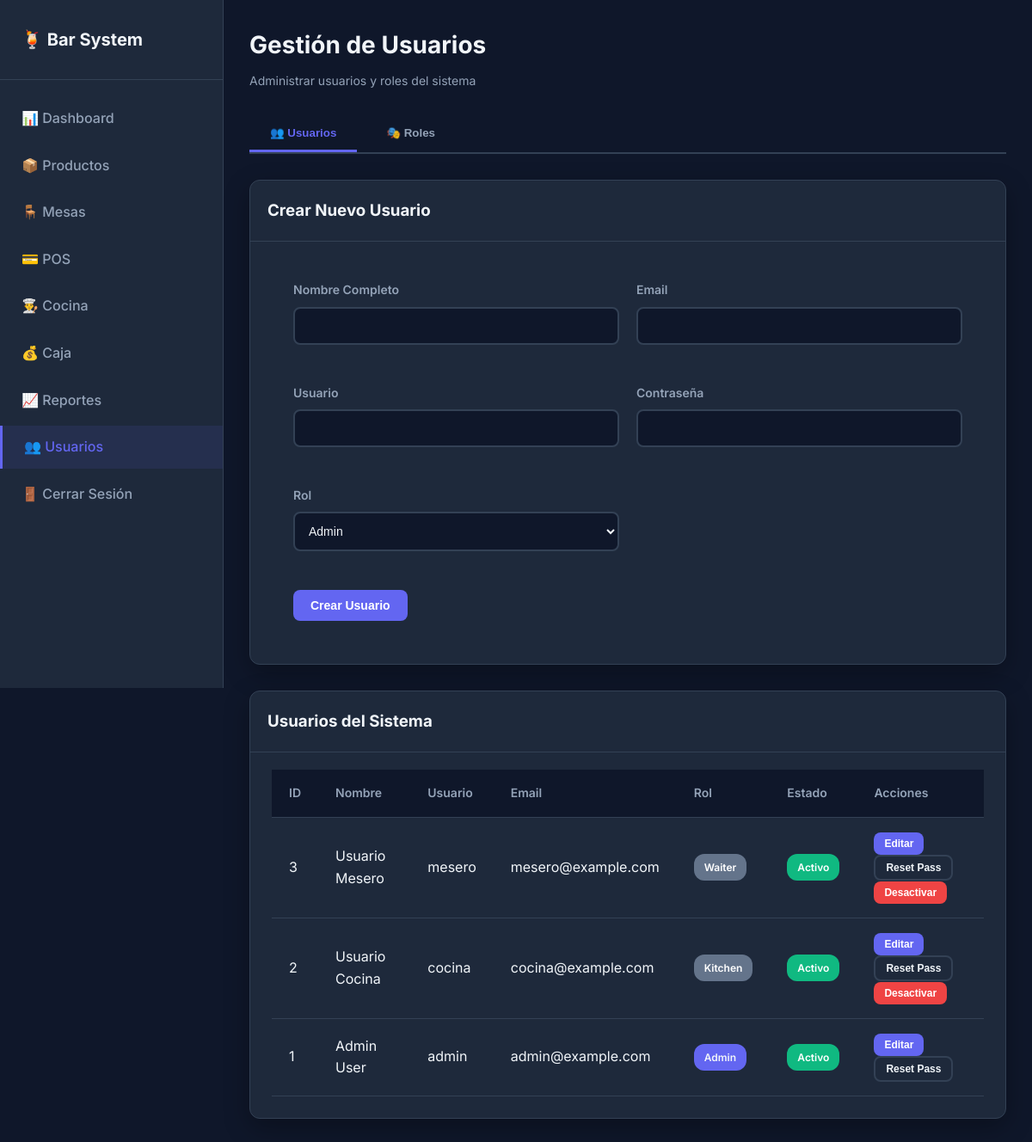
/users.php (signed in), run on the app's committed database.
### tables this page shows
CREATE TABLE IF NOT EXISTS users (
  id INT AUTO_INCREMENT PRIMARY KEY,
  name VARCHAR(100) NOT NULL,
  email VARCHAR(100) NOT NULL UNIQUE,
  username VARCHAR(50) NOT NULL UNIQUE,
  password VARCHAR(255) NOT NULL,
  role_id INT NOT NULL,
  status ENUM('active','inactive') DEFAULT 'active',
  created_at TIMESTAMP DEFAULT CURRENT_TIMESTAMP,
  FOREIGN KEY (role_id) REFERENCES roles(id) ON DELETE RESTRICT ON UPDATE CASCADE
);

CREATE TABLE IF NOT EXISTS roles (
  id INT AUTO_INCREMENT PRIMARY KEY,
  name VARCHAR(50) NOT NULL UNIQUE
);

### users.php (the view, shortened to what this page needs)
<?php
require_once __DIR__ . '/config/db.php';
$stmt = $pdo->query('
    SELECT u.*, r.name as role_name
    FROM users u
    JOIN roles r ON u.role_id = r.id
    ORDER BY u.id DESC
');
$users = $stmt->fetchAll();
$roles = $pdo->query('SELECT * FROM roles ORDER BY name')->fetchAll();
?>
<?php include __DIR__ . '/includes/header.php'; ?>
<div class="dashboard-wrapper">
    <aside class="sidebar">
        <div class="sidebar-header">
            <h2>🍹 Bar System</h2>
        </div>
        <ul class="sidebar-menu">
            <li><a href="dashboard.php">📊 Dashboard</a></li>
            <li><a href="products.php">📦 Productos</a></li>
            <li><a href="tables.php">🪑 Mesas</a></li>
            <li><a href="pos.php">💳 POS</a></li>
            <li><a href="kitchen.php">👨‍🍳 Cocina</a></li>
            <li><a href="cash_register.php">💰 Caja</a></li>
            <li><a href="reports.php">📈 Reportes</a></li>
            <li><a href="users.php" class="active">👥 Usuarios</a></li>
            <li><a href="logout.php">🚪 Cerrar Sesión</a></li>
        </ul>
    </aside>
    <main class="main-content">
        <div class="page-header">
            <h1>Gestión de Usuarios</h1>
            <p>Administrar usuarios y roles del sistema</p>
        </div>
        <div class="tabs-nav">
            <button class="tab-btn <?= !isset($_GET['tab']) || $_GET['tab'] == 'users' ? 'active' : '' ?>" onclick="switchTab('users')">👥 Usuarios</button>
            <button class="tab-btn <?= isset($_GET['tab']) && $_GET['tab'] == 'roles' ? 'active' : '' ?>" onclick="switchTab('roles')">🎭 Roles</button>
        </div>
        <div id="users-tab" class="tab-content <?= !isset($_GET['tab']) || $_GET['tab'] == 'users' ? 'active' : '' ?>">
        <div class="card mb-30">
            <div class="card-header">
                <h3>Crear Nuevo Usuario</h3>
            </div>
            <form method="POST" style="padding: 25px;">
                <div class="form-grid">
                    <div class="form-group">
                        <label>Nombre Completo</label>
                        <input type="text" name="name" class="form-control" required>
                    </div>
                    <div class="form-group">
                        <label>Email</label>
                        <input type="email" name="email" class="form-control" required>
                    </div>
                    <div class="form-group">
                        <label>Usuario</label>
                        <input type="text" name="username" class="form-control" required>
                    </div>
                    <div class="form-group">
                        <label>Contraseña</label>
                        <input type="password" name="password" class="form-control" required>
                    </div>
                    <div class="form-group">
                        <label>Rol</label>
                        <select name="role_id" class="form-control" required>
                            <?php foreach ($roles as $role): ?>
                                <option value="<?= $role['id'] ?>"><?= htmlspecialchars($role['name']) ?></option>
                            <?php endforeach; ?>
                        </select>
                    </div>
                </div>
                <button type="submit" class="btn btn-primary">Crear Usuario</button>
            </form>
        </div>
        <div class="card">
            <div class="card-header">
                <h3>Usuarios del Sistema</h3>
            </div>
            <div class="table-responsive">
                <table class="table">
                    <thead>
                        <tr>
                            <th>ID</th>
                            <th>Nombre</th>
                            <th>Usuario</th>
                            <th>Email</th>
                            <th>Rol</th>
                            <th>Estado</th>
                            <th>Acciones</th>
                        </tr>
                    </thead>
                    <tbody>
                        <?php foreach ($users as $user): ?>
                            <tr>
                                <td><?= $user['id'] ?></td>
                                <td><?= htmlspecialchars($user['name']) ?></td>
                                <td><?= htmlspecialchars($user['username']) ?></td>
                                <td><?= htmlspecialchars($user['email']) ?></td>
                                <td>
                                    <span class="badge badge-<?= $user['role_id'] == 1 ? 'primary' : 'secondary' ?>">
                                        <?= htmlspecialchars($user['role_name']) ?>
                                    </span>
                                </td>
                                <td>
                                    <span class="badge badge-<?= $user['status'] == 'active' ? 'success' : 'danger' ?>">
                                        <?= $user['status'] == 'active' ? 'Activo' : 'Inactivo' ?>
                                    </span>
                                </td>
                                <td>
                                    <button class="btn btn-sm btn-primary" onclick="editUser(<?= htmlspecialchars(json_encode($user)) ?>)">
                                        Editar
                                    </button>
                                    <button class="btn btn-sm btn-secondary" onclick="resetPassword(<?= $user['id'] ?>, '<?= htmlspecialchars($user['username']) ?>')">
                                        Reset Pass
                                    </button>
                                    <?php if ($user['id'] != $_SESSION['user_id']): ?>
                                        <button class="btn btn-sm btn-danger" onclick="deactivateUser(<?= $user['id'] ?>, '<?= htmlspecialchars($user['username']) ?>')">
                                            Desactivar
                                        </button>
                                    <?php endif; ?>
                                </td>
                            </tr>
                        <?php endforeach; ?>
                    </tbody>
                </table>
            </div>
        </div>
        </div>
    </main>
</div>
<?php include __DIR__ . '/includes/footer.php'; ?>

### assets/css/style.css (style rules this page uses)
:root { --primary: #6366f1; --primary-dark: #4f46e5; --secondary: #ec4899; --accent: #f59e0b; --success: #10b981; --danger: #ef4444; --bg-primary: #0f172a; --bg-secondary: #1e293b; --bg-card: #1e293b; --text-primary: #f1f5f9; --text-secondary: #94a3b8; --border-color: #334155; --shadow: 0 10px 30px rgba(0, 0, 0, 0.3); }
* { margin: 0; padding: 0; box-sizing: border-box; }
body { font-family: 'Inter', -apple-system, BlinkMacSystemFont, 'Segoe UI', sans-serif; background: var(--bg-primary); color: var(--text-primary); line-height: 1.6; overflow-x: hidden; }
.form-group { margin-bottom: 25px; }
.form-group label { display: block; color: #334155; font-weight: 600; margin-bottom: 8px; font-size: 14px; }
.dashboard-wrapper { display: flex; min-height: 100vh; }
.sidebar { width: 260px; background: var(--bg-secondary); border-right: 1px solid var(--border-color); padding: 30px 0; position: fixed; height: 100vh; overflow-y: auto; }
.sidebar-header { padding: 0 25px 30px; border-bottom: 1px solid var(--border-color); }
.sidebar-header h2 { color: var(--text-primary); font-size: 20px; font-weight: 700; }
.sidebar-menu { list-style: none; padding: 20px 0; }
.sidebar-menu li { margin-bottom: 5px; }
.sidebar-menu a { display: flex; align-items: center; padding: 12px 25px; color: var(--text-secondary); text-decoration: none; transition: all 0.3s ease; font-weight: 500; }
.sidebar-menu a.active { background: rgba(99, 102, 241, 0.1); color: var(--primary); border-left: 3px solid var(--primary); }
.main-content { flex: 1; margin-left: 260px; padding: 30px; background: var(--bg-primary); }
.page-header { margin-bottom: 30px; }
.page-header h1 { font-size: 28px; color: var(--text-primary); margin-bottom: 8px; }
.page-header p { color: var(--text-secondary); font-size: 14px; }
.card { background: var(--bg-card); border-radius: 12px; padding: 25px; box-shadow: var(--shadow); border: 1px solid var(--border-color); margin-bottom: 25px; }
.card-header { padding: 20px; border-bottom: 1px solid var(--border-color); margin: -25px -25px 20px -25px; border-radius: 12px 12px 0 0; }
.card-header h3 { margin: 0; color: var(--text-primary); }
.btn { padding: 10px 20px; border-radius: 8px; border: none; font-weight: 600; cursor: pointer; transition: all 0.3s ease; font-size: 14px; }
.btn-primary { background: var(--primary); color: white; }
.btn-sm { padding: 6px 12px; font-size: 12px; }
.btn-secondary { background: var(--bg-secondary); color: var(--text-primary); border: 2px solid var(--border-color); }
.btn-danger { background: var(--danger); color: white; }
.table-responsive { overflow-x: auto; margin-top: 20px; }
.table { width: 100%; border-collapse: separate; border-spacing: 0; }
.table th, .table td { padding: 16px 20px; text-align: left; border-bottom: 1px solid var(--border-color); }
.table th { background: var(--bg-primary); color: var(--text-secondary); font-weight: 600; font-size: 14px; }
.table td { color: var(--text-primary); }
.table tbody tr { transition: background 0.2s ease; }
.badge { padding: 6px 12px; border-radius: 12px; font-size: 12px; font-weight: 600; display: inline-block; }
.badge-success { background: #10b981; color: white; }
.badge-secondary { background: #64748b; color: white; }
.form-control { width: 100%; padding: 12px; border: 2px solid var(--border-color); border-radius: 8px; background: var(--bg-primary); color: var(--text-primary); font-size: 14px; transition: all 0.3s ease; }

### users.php (style rules this page uses)
.tabs-nav { display: flex; gap: 10px; margin-bottom: 30px; border-bottom: 2px solid var(--border-color); padding-bottom: 0; }
.tab-btn { padding: 12px 24px; background: transparent; border: none; border-bottom: 3px solid transparent; color: var(--text-secondary); font-weight: 600; cursor: pointer; transition: all 0.3s ease; }
.tab-btn.active { color: var(--primary); border-bottom-color: var(--primary); }
.tab-content { display: none; }
.tab-content.active { display: block; }
.form-grid { display: grid; grid-template-columns: repeat(auto-fit, minmax(250px, 1fr)); gap: 20px; margin-bottom: 20px; }
.form-group { display: flex; flex-direction: column; }
.form-group label { margin-bottom: 8px; font-weight: 600; color: var(--text-secondary); }
.mb-30 { margin-bottom: 30px; }
.badge-primary { background: var(--primary); }

### data on the page
users: id "3", name "Usuario Mesero", username "mesero", email "mesero@example.com", role.name "Waiter", status "Activo"
users: id "2", name "Usuario Cocina", username "cocina", email "cocina@example.com", role.name "Kitchen", status "Activo"
users: id "1", name "Admin User", username "admin", email "admin@example.com", role.name "Admin", status "Activo"

### other printed values
form field role_id "Admin"
